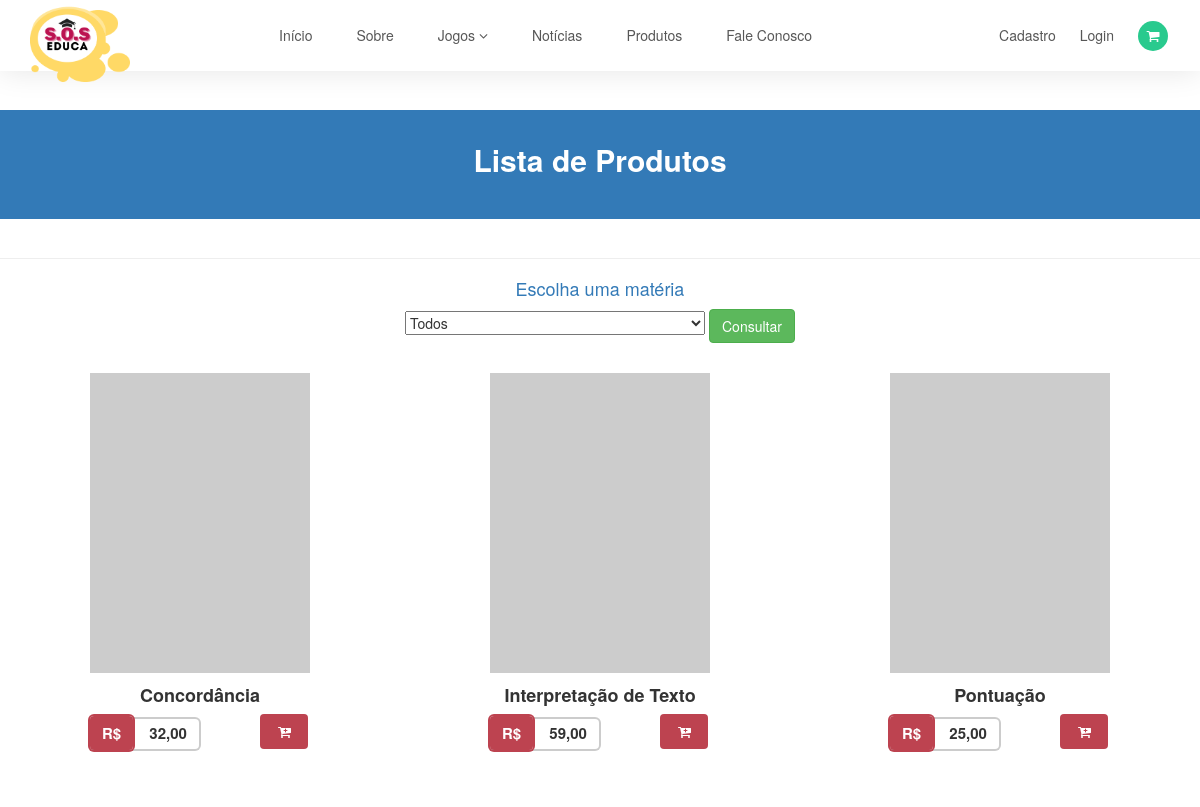
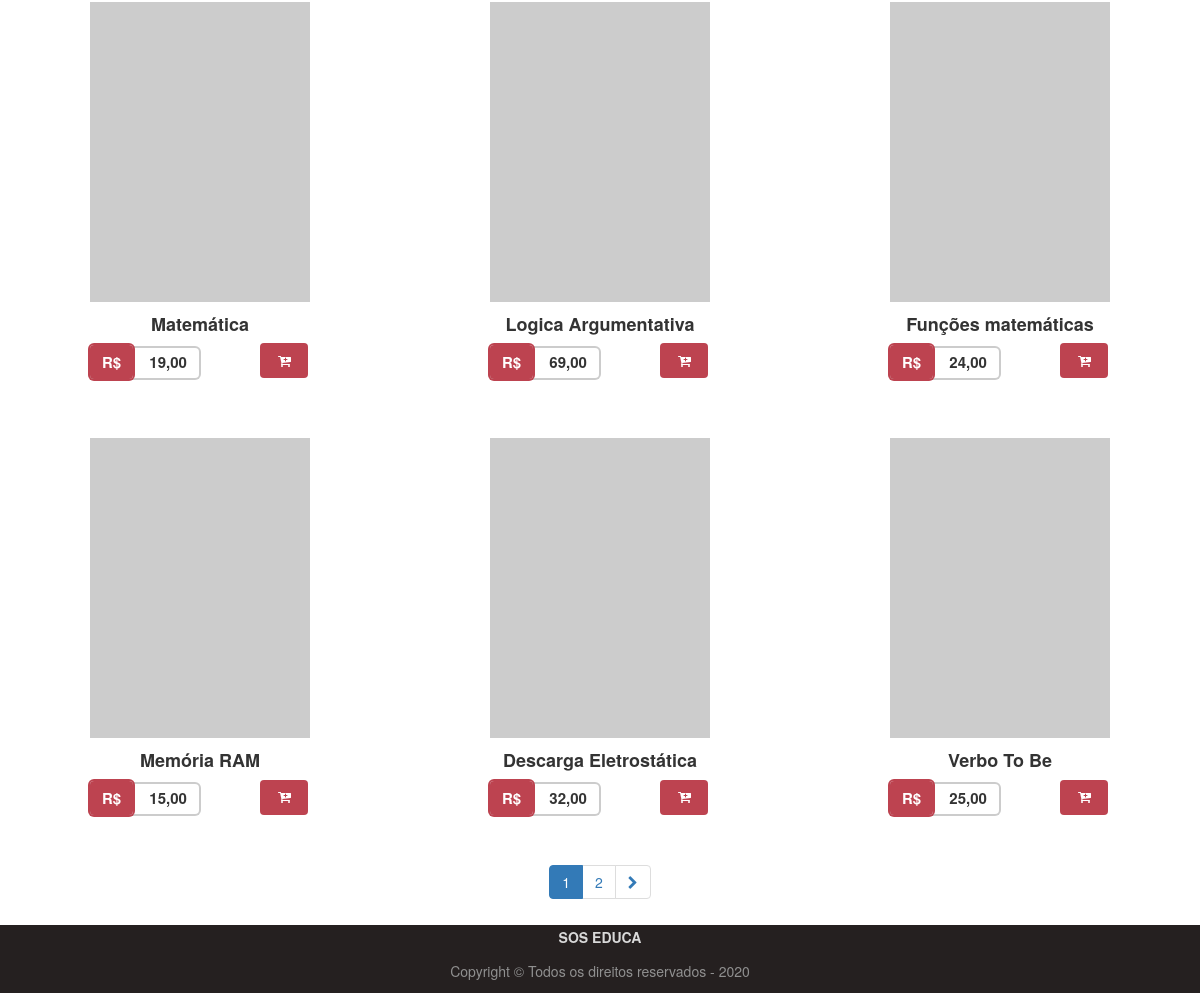
/index_carrinho_cliente.php, run on the app's committed database (2 pictures, top to bottom).
### tables this page shows
CREATE TABLE `produtos` (
  `id_produto` int(11) NOT NULL,
  `nome_prod` varchar(75) NOT NULL,
  `preco` decimal(10,2) UNSIGNED NOT NULL,
  `estoque` int(50) NOT NULL,
  `imagem` varchar(200) NOT NULL,
  `descricao` varchar(100) DEFAULT NULL,
  `id_categoria` int(3) NOT NULL,
  `arquivo` varchar(255) NOT NULL
);

### index_carrinho_cliente.php (the view, shortened to what this page needs)
<!DOCTYPE html>
<html lang="pt-br">
  <head>
    <link rel="stylesheet" href="css/product.css">
    <link rel="stylesheet" href="css/customized.css">
    <link rel="stylesheet" href="css/bootstrap.min.css">
    <link rel="stylesheet" href="css/font-awesome.min.css">
  </head>
  <body>
    <?php include("conexao.php");?>
    <?php include('navbar.php') ?>
    <div style='text-align:center'>
        <div class="page-header">
          <h2 class='text-white bg-primary shadow-lg rounded'><b><br> Lista de Produtos </b><br><br></h2>
			    <br>
		    </div>
      </div>
    <form name="cons" method="post" action="index_carrinho_cliente.php">
      <div style='text-align:center'>
        <h4 class="text-primary">Escolha uma matéria</h4>
          <select name='sel_cat'>
            <option value="0">Todos</option>
          </select>
          <button type="submit" class="btn btn-success">Consultar</button>
      </div>
    </form>
    <div class="container-fluid">
      <div class="row">
          <?php
            @$pagina = $_GET['pagina'];
            @$idcat = $_POST['sel_cat'];
            if($pagina==""){
              $pagina="1";
            }
            $maximo = 9;
            $inicio = $pagina - 1;
            $inicio = $maximo * $inicio;
            $query = "SELECT * FROM produtos";
            $total = mysqli_num_rows(mysqli_query($conexao, $query));
            if (!$idcat) {
              $query .= " limit $inicio, $maximo";
            }
            $sql=mysqli_query($conexao, $query);
          ?>
          <?php while($linha=mysqli_fetch_object($sql)):  ?>
          <form action="carrinho_cliente.php" method="POST">
            <div class="col-md-4 col-sm-4">
              <div class="product-card">
                <div class="product-card-image" style="background-image: url(imagens/<?= $linha->imagem ?>)">
                </div>
                <strong><?= $linha->nome_prod ?></strong>
                <footer>
                  <div class="price">
                    <?= number_format($linha->preco , 2, ',', '.') ?>
                  </div>
                  <button id="car" class="fa fa-cart-plus" type="submit" name="enviar"></button>
                </footer>
              </div>
            </div>
            </form>
          <?php endwhile  ?>
      </div>
    </div>
    <?php
      $mais = $pagina + 1;
      $pgs = ceil($total / $maximo);
    ?>
    <?php if ($pgs > 1):  ?>
      <div class="col-md-12 text-center">
        <ul class="pagination">
          <?php for ($i = 1; $i <= $pgs; $i++): ?>
            <?php if ($i == $pagina): ?>
              <li class="active">
                <span><?= $i ?></span>
              </li>
            <?php else: ?>
              <li>
                <a href="<?= $_SERVER['PHP_SELF'] ?>?pagina=<?= $i ?>"><?= $i ?></a>
              </li>
            <?php endif ?>
          <?php endfor ?>
          <?php if ($mais <= $pgs): ?>
            <li>
              <a href="<?= $_SERVER['PHP_SELF'] ?>?pagina=<?= $mais ?>">
                <span class="fa fa-chevron-right"></span>
              </a>
            </li>
          <?php endif ?>
          </div>
        <br/><br/><br/><br/>
        <?php include("rodape.php");?>
    <?php endif  ?>
  </body>
</html>

### navbar.php (shortened to what this page needs)
<section class="navbar custom-navbar navbar-fixed-top" role="navigation">
     <div class="container">
          <div class="navbar-header">
               <a href="#" class="navbar-brand"><img src="imagens/logo6.png" class="img-responsive" alt="placeholder+image" style="margin-top:-12px"height="100px" width="100px"></a>
          </div>
          <div class="collapse navbar-collapse">
               <ul class="nav navbar-nav navbar-nav-first">
                    <li><a href="index.php" class="smoothScroll">Início</a></li>
                    <li><a href="index.php#about" >Sobre</a></li>
                    <li class="nav-item dropdown">
                       <a class="nav-link dropdown-toggle" href="#" id="navbarDropdown" role="button" data-toggle="dropdown"
                           aria-haspopup="true" aria-expanded="false">
                          <span>
                               Jogos <i class="fa fa-angle-down"></i>
                           </span>
                       </a>
                   </li>
                    <li><a href="blog.php" class="smoothScroll">Notícias</a></li>
                    <li><a href="index_carrinho_cliente.php">Produtos</a></li>
                    <li><a href="index.php#contact" class="smoothScroll">Fale Conosco</a></li>
               </ul>
               <ul class="nav navbar-nav navbar-right">
                    <li><a href="cadastro_cliente.php">Cadastro</a></li>
                    <li><a href="login.php">Login</a></li>
                    <li><a href="carrinho_cliente.php"><i class="fa fa-shopping-cart"></i></a></li>
               </ul>
          </div>
     </div>
</section>

### rodape.php (shortened to what this page needs)
<div class="alert-danger">
  <footer style="margin: 0px auto 0px auto;
            padding: 0px 0px 0px 0px;
            text-align: center;
            position: static;
            width: 100%;" class="container-fluid text-center">
    <div class="text-white">
    <p>
      <strong>SOS EDUCA</strong>
    </p>
    <p> Copyright © Todos os direitos reservados - 2020</p>
  </footer>
  </div>

### css/product.css (style rules this page uses)
.product-card { position: relative; padding: 30px 20px; }
.product-card-image { max-width: 220px; height: 300px; margin: 0 auto 10px; background-color: #ccc; background-size: cover; background-position: center; }
.product-card > strong { display: block; margin-bottom: 10px; font-size: 18px; text-align: center; }
.product-card > footer { max-width: 220px; padding: 0; margin: 0 auto; background: none; }
.product-card > footer > .price { float: left; height: 30px; padding: 4px 12px 4px 0; border-radius: 4px; box-shadow: 0 0 0 2px #ccc; font-size: 15px; font-weight: 700; }
.product-card > footer > .price:before { content: "R$"; padding: 6px 12px; margin-right: 12px; border-radius: 4px; background-color: #bd4350; box-shadow: 0 0 0 2px #bd4350; color: #fff; }
.product-card > footer > #car { margin-top: -2%; width: 48px; height: 35px; padding: 6px 10px; border-radius: 4px; background-color: #bd4350; color: #fff; text-align: center; border: 0; margin-left: 28%; }

### css/customized.css (style rules this page uses)
body { background: #ffffff; font-family: 'Nunito', sans-serif; overflow-x: hidden; padding-top: 70px; }
h1,h2,h3,h4,h5,h6 { font-family: 'Muli', sans-serif; font-weight: bold; line-height: inherit; }
h2 { color: #353535; font-size: 2em; padding-bottom: 10px; }
p { color: #757575; font-size: 14px; font-weight: normal; line-height: 24px; }
html { -webkit-font-smoothing: antialiased; }
a { color: #252525; -webkit-transition: 0.5s; transition: 0.5s; text-decoration: none !important; }
a, input, button, .form-control { -webkit-transition: 0.5s; transition: 0.5s; }
section { position: relative; padding: 100px 0; }
#service, #about, #work, #contact, footer { position: relative; padding-top: 80px; padding-bottom: 80px; }
footer { background: #252020; padding: 120px 0; }
.custom-navbar { background: #ffffff; border-top: 5px solid #29ca8e; border-bottom: 0; -webkit-box-shadow: 0 1px 30px rgba(0, 0, 0, 0.1); -moz-box-shadow: 0 1px 30px rgba(0, 0, 0, 0.1); box-shadow: 0 1px 30px rgba(0, 0, 0, 0.1); padding: 12px 0; margin-bottom: 0; padding: 0; }
.custom-navbar .navbar-brand { color: #454545; font-size: 18px; font-weight: bold; line-height: 40px; }
.custom-navbar .navbar-nav.navbar-nav-first { margin-left: 8em; }
.custom-navbar .navbar-nav.navbar-right li a { padding-right: 12px; padding-left: 12px; }
.custom-navbar .navbar-nav.navbar-right li a .fa { background: #29ca8e; border-radius: 100%; color: #ffffff; width: 30px; height: 30px; line-height: 30px; text-align: center; display: inline-block; margin-right: 5px; }
.custom-navbar .nav li a { line-height: 40px; color: #575757; padding-right: 22px; padding-left: 22px; }
footer a, footer p { color: #909090; }
footer strong { color: #d9d9d9; }

### data on the page
produtos: nome_prod "Concordância", preco "32,00"
produtos: nome_prod "Interpretação de Texto", preco "59,00"
produtos: nome_prod "Pontuação", preco "25,00"
produtos: nome_prod "Matemática", preco "19,00"
produtos: nome_prod "Logica Argumentativa", preco "69,00"
produtos: nome_prod "Funções matemáticas", preco "24,00"
produtos: nome_prod "Memória RAM", preco "15,00"
produtos: nome_prod "Descarga Eletrostática", preco "32,00"
produtos: nome_prod "Verbo To Be", preco "25,00"
